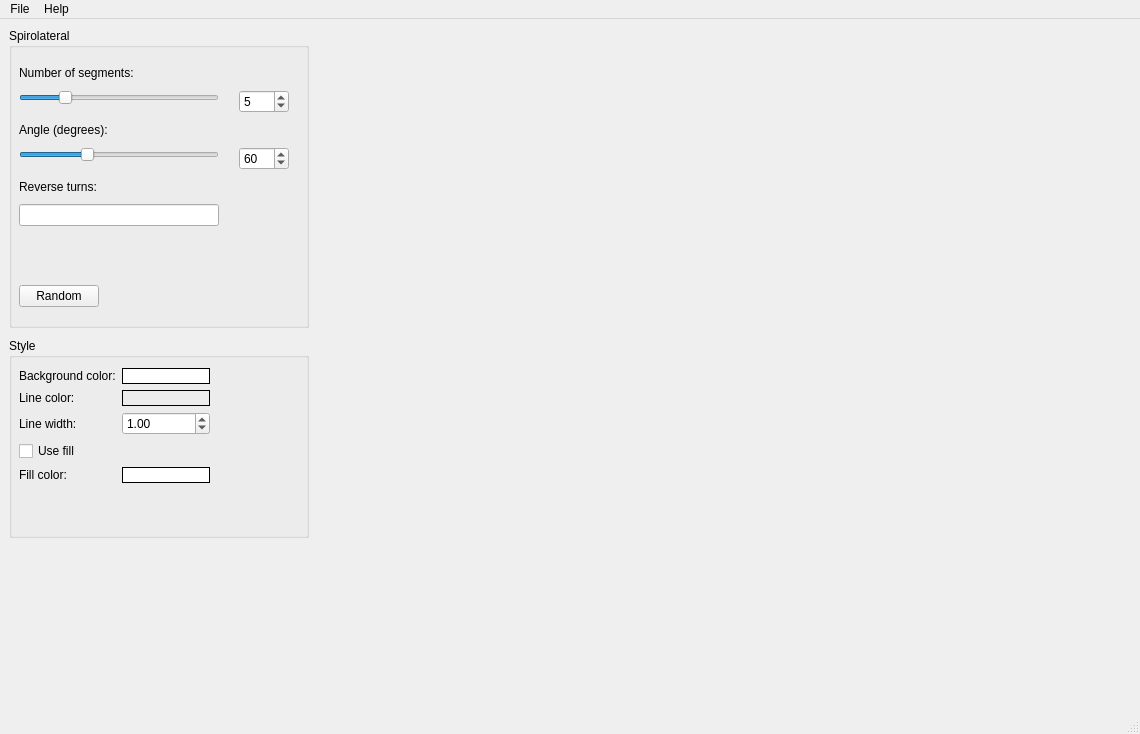
<?xml version="1.0" encoding="UTF-8"?>
<ui version="4.0">
 <class>MainWindow</class>
 <widget class="QMainWindow" name="MainWindow">
  <property name="geometry">
   <rect>
    <x>0</x>
    <y>0</y>
    <width>1140</width>
    <height>734</height>
   </rect>
  </property>
  <property name="sizePolicy">
   <sizepolicy hsizetype="Preferred" vsizetype="Preferred">
    <horstretch>1</horstretch>
    <verstretch>1</verstretch>
   </sizepolicy>
  </property>
  <property name="minimumSize">
   <size>
    <width>800</width>
    <height>600</height>
   </size>
  </property>
  <property name="maximumSize">
   <size>
    <width>16777215</width>
    <height>16777215</height>
   </size>
  </property>
  <property name="windowTitle">
   <string>Spirolateral</string>
  </property>
  <property name="toolTip">
   <string/>
  </property>
  <property name="statusTip">
   <string/>
  </property>
  <widget class="QWidget" name="centralwidget">
   <property name="sizePolicy">
    <sizepolicy hsizetype="Expanding" vsizetype="Expanding">
     <horstretch>1</horstretch>
     <verstretch>1</verstretch>
    </sizepolicy>
   </property>
   <property name="autoFillBackground">
    <bool>false</bool>
   </property>
   <layout class="QGridLayout" name="gridLayout">
    <item row="0" column="0">
     <layout class="QHBoxLayout" name="horizontalLayout_3" stretch="0,0">
      <property name="spacing">
       <number>10</number>
      </property>
      <property name="sizeConstraint">
       <enum>QLayout::SetDefaultConstraint</enum>
      </property>
      <property name="rightMargin">
       <number>0</number>
      </property>
      <item>
       <layout class="QVBoxLayout" name="verticalLayout" stretch="0,0,1">
        <property name="sizeConstraint">
         <enum>QLayout::SetDefaultConstraint</enum>
        </property>
        <property name="rightMargin">
         <number>0</number>
        </property>
        <item>
         <widget class="QGroupBox" name="groupBox">
          <property name="sizePolicy">
           <sizepolicy hsizetype="Preferred" vsizetype="Preferred">
            <horstretch>0</horstretch>
            <verstretch>0</verstretch>
           </sizepolicy>
          </property>
          <property name="minimumSize">
           <size>
            <width>300</width>
            <height>300</height>
           </size>
          </property>
          <property name="maximumSize">
           <size>
            <width>16777215</width>
            <height>16777215</height>
           </size>
          </property>
          <property name="baseSize">
           <size>
            <width>0</width>
            <height>0</height>
           </size>
          </property>
          <property name="title">
           <string>Spirolateral</string>
          </property>
          <property name="alignment">
           <set>Qt::AlignLeading|Qt::AlignLeft|Qt::AlignTop</set>
          </property>
          <widget class="QWidget" name="layoutWidget">
           <property name="geometry">
            <rect>
             <x>10</x>
             <y>38</y>
             <width>281</width>
             <height>241</height>
            </rect>
           </property>
           <layout class="QFormLayout" name="formLayout">
            <property name="labelAlignment">
             <set>Qt::AlignLeading|Qt::AlignLeft|Qt::AlignVCenter</set>
            </property>
            <property name="formAlignment">
             <set>Qt::AlignLeading|Qt::AlignLeft|Qt::AlignVCenter</set>
            </property>
            <property name="horizontalSpacing">
             <number>20</number>
            </property>
            <property name="verticalSpacing">
             <number>10</number>
            </property>
            <item row="0" column="0">
             <widget class="QLabel" name="label">
              <property name="text">
               <string>Number of segments:</string>
              </property>
             </widget>
            </item>
            <item row="1" column="0">
             <widget class="QSlider" name="slider_segment_nr">
              <property name="minimumSize">
               <size>
                <width>200</width>
                <height>0</height>
               </size>
              </property>
              <property name="baseSize">
               <size>
                <width>0</width>
                <height>0</height>
               </size>
              </property>
              <property name="toolTip">
               <string>&lt;html&gt;&lt;head/&gt;&lt;body&gt;&lt;p&gt;&lt;br/&gt;&lt;/p&gt;&lt;/body&gt;&lt;/html&gt;</string>
              </property>
              <property name="minimum">
               <number>1</number>
              </property>
              <property name="maximum">
               <number>20</number>
              </property>
              <property name="value">
               <number>5</number>
              </property>
              <property name="orientation">
               <enum>Qt::Horizontal</enum>
              </property>
             </widget>
            </item>
            <item row="1" column="1">
             <widget class="QSpinBox" name="spinbox_segment_nr">
              <property name="minimumSize">
               <size>
                <width>0</width>
                <height>0</height>
               </size>
              </property>
              <property name="maximumSize">
               <size>
                <width>50</width>
                <height>16777215</height>
               </size>
              </property>
              <property name="minimum">
               <number>1</number>
              </property>
              <property name="maximum">
               <number>20</number>
              </property>
              <property name="value">
               <number>5</number>
              </property>
             </widget>
            </item>
            <item row="2" column="0">
             <widget class="QLabel" name="label_2">
              <property name="text">
               <string>Angle (degrees):</string>
              </property>
             </widget>
            </item>
            <item row="3" column="0">
             <widget class="QSlider" name="slider_angle">
              <property name="minimumSize">
               <size>
                <width>200</width>
                <height>0</height>
               </size>
              </property>
              <property name="minimum">
               <number>1</number>
              </property>
              <property name="maximum">
               <number>179</number>
              </property>
              <property name="value">
               <number>60</number>
              </property>
              <property name="orientation">
               <enum>Qt::Horizontal</enum>
              </property>
             </widget>
            </item>
            <item row="3" column="1">
             <widget class="QSpinBox" name="spinbox_angle">
              <property name="maximumSize">
               <size>
                <width>50</width>
                <height>16777215</height>
               </size>
              </property>
              <property name="minimum">
               <number>1</number>
              </property>
              <property name="maximum">
               <number>179</number>
              </property>
              <property name="value">
               <number>60</number>
              </property>
             </widget>
            </item>
            <item row="7" column="0">
             <widget class="QPushButton" name="pushbutton_random">
              <property name="text">
               <string>Random</string>
              </property>
             </widget>
            </item>
            <item row="4" column="0">
             <widget class="QLabel" name="label_3">
              <property name="toolTip">
               <string>Comma separated turn numbers, i.e. 1,2,4</string>
              </property>
              <property name="text">
               <string>Reverse turns:</string>
              </property>
             </widget>
            </item>
            <item row="5" column="0">
             <widget class="QLineEdit" name="lineedit_reversals">
              <property name="minimumSize">
               <size>
                <width>200</width>
                <height>0</height>
               </size>
              </property>
              <property name="toolTip">
               <string>Comma separated segment numbers, i.e. 1,2,4</string>
              </property>
             </widget>
            </item>
            <item row="6" column="0">
             <spacer name="verticalSpacer_2">
              <property name="orientation">
               <enum>Qt::Vertical</enum>
              </property>
              <property name="sizeHint" stdset="0">
               <size>
                <width>20</width>
                <height>40</height>
               </size>
              </property>
             </spacer>
            </item>
           </layout>
          </widget>
         </widget>
        </item>
        <item>
         <widget class="QGroupBox" name="groupBox_2">
          <property name="sizePolicy">
           <sizepolicy hsizetype="Preferred" vsizetype="Preferred">
            <horstretch>0</horstretch>
            <verstretch>0</verstretch>
           </sizepolicy>
          </property>
          <property name="minimumSize">
           <size>
            <width>200</width>
            <height>200</height>
           </size>
          </property>
          <property name="maximumSize">
           <size>
            <width>16777215</width>
            <height>16777215</height>
           </size>
          </property>
          <property name="title">
           <string>Style</string>
          </property>
          <widget class="QWidget" name="layoutWidget">
           <property name="geometry">
            <rect>
             <x>10</x>
             <y>30</y>
             <width>191</width>
             <height>161</height>
            </rect>
           </property>
           <layout class="QFormLayout" name="formLayout_2">
            <item row="0" column="0">
             <widget class="QLabel" name="label_6">
              <property name="text">
               <string>Background color:</string>
              </property>
             </widget>
            </item>
            <item row="0" column="1">
             <widget class="QPushButton" name="button_background_color">
              <property name="focusPolicy">
               <enum>Qt::NoFocus</enum>
              </property>
              <property name="styleSheet">
               <string notr="true">background-color: white;
border: 1px solid black</string>
              </property>
              <property name="text">
               <string/>
              </property>
              <property name="flat">
               <bool>false</bool>
              </property>
             </widget>
            </item>
            <item row="1" column="0">
             <widget class="QLabel" name="label_4">
              <property name="text">
               <string>Line color:</string>
              </property>
             </widget>
            </item>
            <item row="1" column="1">
             <widget class="QPushButton" name="button_line_color">
              <property name="focusPolicy">
               <enum>Qt::StrongFocus</enum>
              </property>
              <property name="autoFillBackground">
               <bool>false</bool>
              </property>
              <property name="styleSheet">
               <string notr="true">border: 1px solid black</string>
              </property>
              <property name="text">
               <string/>
              </property>
              <property name="flat">
               <bool>false</bool>
              </property>
             </widget>
            </item>
            <item row="2" column="0">
             <widget class="QLabel" name="label_5">
              <property name="text">
               <string>Line width:</string>
              </property>
             </widget>
            </item>
            <item row="2" column="1">
             <widget class="QDoubleSpinBox" name="spinbox_line_width">
              <property name="minimum">
               <double>0.000000000000000</double>
              </property>
              <property name="singleStep">
               <double>0.100000000000000</double>
              </property>
              <property name="value">
               <double>1.000000000000000</double>
              </property>
             </widget>
            </item>
            <item row="3" column="0">
             <widget class="QCheckBox" name="checkbox_fill">
              <property name="text">
               <string>Use fill</string>
              </property>
             </widget>
            </item>
            <item row="4" column="0">
             <widget class="QLabel" name="label_fill">
              <property name="enabled">
               <bool>true</bool>
              </property>
              <property name="text">
               <string>Fill color:</string>
              </property>
             </widget>
            </item>
            <item row="4" column="1">
             <widget class="QPushButton" name="button_fill_color">
              <property name="enabled">
               <bool>true</bool>
              </property>
              <property name="styleSheet">
               <string notr="true">background-color: white;
border: 1px solid black</string>
              </property>
              <property name="text">
               <string/>
              </property>
             </widget>
            </item>
           </layout>
          </widget>
         </widget>
        </item>
        <item>
         <spacer name="verticalSpacer">
          <property name="orientation">
           <enum>Qt::Vertical</enum>
          </property>
          <property name="sizeHint" stdset="0">
           <size>
            <width>20</width>
            <height>40</height>
           </size>
          </property>
         </spacer>
        </item>
       </layout>
      </item>
      <item>
       <widget class="Canvas" name="canvas" native="true">
        <property name="sizePolicy">
         <sizepolicy hsizetype="Expanding" vsizetype="Expanding">
          <horstretch>2</horstretch>
          <verstretch>2</verstretch>
         </sizepolicy>
        </property>
        <property name="minimumSize">
         <size>
          <width>300</width>
          <height>300</height>
         </size>
        </property>
        <property name="sizeIncrement">
         <size>
          <width>0</width>
          <height>0</height>
         </size>
        </property>
        <property name="autoFillBackground">
         <bool>true</bool>
        </property>
       </widget>
      </item>
     </layout>
    </item>
   </layout>
  </widget>
  <widget class="QMenuBar" name="menubar">
   <property name="geometry">
    <rect>
     <x>0</x>
     <y>0</y>
     <width>1140</width>
     <height>26</height>
    </rect>
   </property>
   <widget class="QMenu" name="menuSpirolateral">
    <property name="title">
     <string>File</string>
    </property>
    <addaction name="actionSaveSVG"/>
    <addaction name="actionSavePNG"/>
   </widget>
   <widget class="QMenu" name="menuHelp">
    <property name="title">
     <string>Help</string>
    </property>
    <addaction name="actionAbout"/>
   </widget>
   <addaction name="menuSpirolateral"/>
   <addaction name="menuHelp"/>
  </widget>
  <widget class="QStatusBar" name="statusbar"/>
  <action name="actionOpen">
   <property name="text">
    <string>Open...</string>
   </property>
   <property name="shortcut">
    <string>Ctrl+O</string>
   </property>
  </action>
  <action name="actionSaveSVG">
   <property name="text">
    <string>Save as SVG...</string>
   </property>
  </action>
  <action name="actionSavePNG">
   <property name="text">
    <string>Export as PNG...</string>
   </property>
  </action>
  <action name="actionAbout">
   <property name="text">
    <string>About</string>
   </property>
  </action>
  <action name="actionSettings">
   <property name="text">
    <string>Settings</string>
   </property>
   <property name="shortcut">
    <string>F12</string>
   </property>
  </action>
  <action name="actionSave">
   <property name="text">
    <string>Save...</string>
   </property>
   <property name="shortcut">
    <string>Ctrl+S</string>
   </property>
  </action>
 </widget>
 <customwidgets>
  <customwidget>
   <class>Canvas</class>
   <extends>QWidget</extends>
   <header>canvas.h</header>
   <container>1</container>
  </customwidget>
 </customwidgets>
 <resources/>
 <connections/>
</ui>
